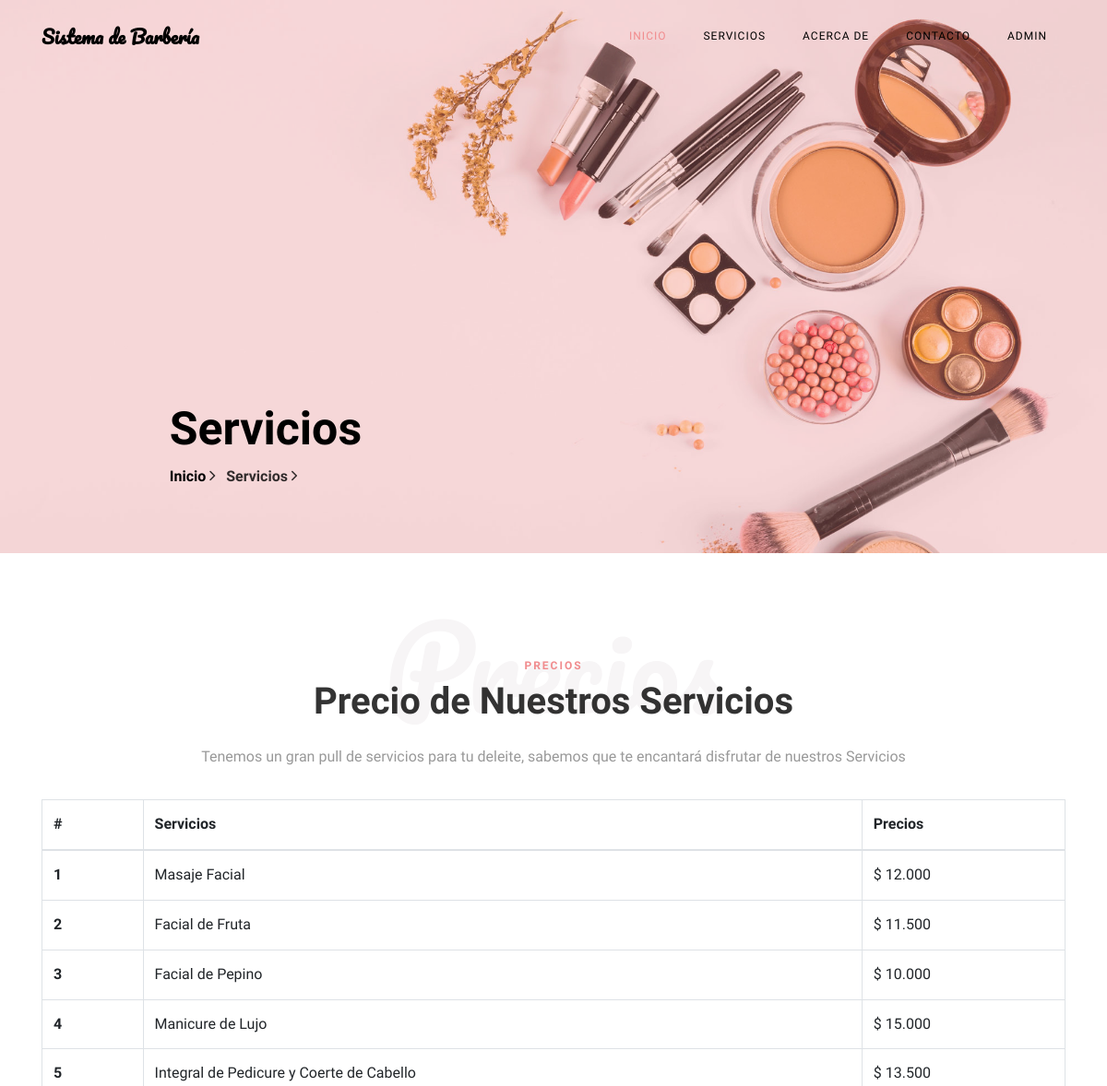
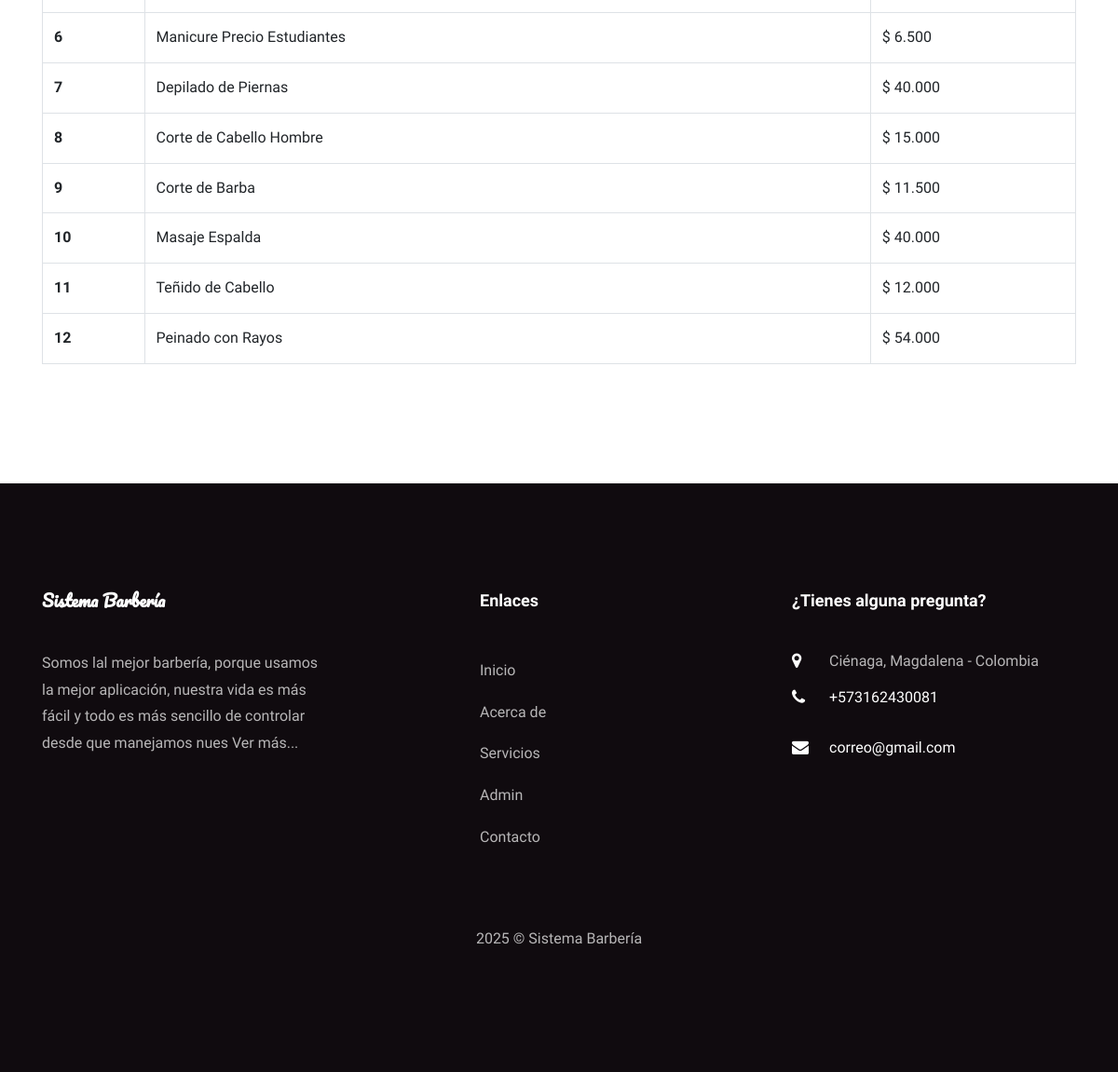
/services.php, run on the app's committed database (2 pictures, top to bottom).
### tables this page shows
CREATE TABLE `tblservices` (
  `ID` int(10) NOT NULL,
  `ServiceName` varchar(200) DEFAULT NULL,
  `Cost` decimal(6,3) DEFAULT NULL,
  `CreationDate` timestamp NULL DEFAULT current_timestamp()
);

CREATE TABLE `tblpage` (
  `ID` int(10) NOT NULL,
  `PageType` varchar(200) DEFAULT NULL,
  `PageTitle` mediumtext DEFAULT NULL,
  `PageDescription` mediumtext DEFAULT NULL,
  `Email` varchar(200) DEFAULT NULL,
  `MobileNumber` bigint(10) DEFAULT NULL,
  `UpdationDate` date DEFAULT NULL,
  `Timing` varchar(200) NOT NULL
);

### services.php (the view, shortened to what this page needs)
<?php
include('includes/dbconnection.php');
  ?>
<!DOCTYPE html>
<html lang="en">
  <head>
    <link rel="stylesheet" href="css/open-iconic-bootstrap.min.css">
    <link rel="stylesheet" href="css/animate.css">
    <link rel="stylesheet" href="css/owl.carousel.min.css">
    <link rel="stylesheet" href="css/owl.theme.default.min.css">
    <link rel="stylesheet" href="css/magnific-popup.css">
    <link rel="stylesheet" href="css/aos.css">
    <link rel="stylesheet" href="css/ionicons.min.css">
    <link rel="stylesheet" href="css/bootstrap-datepicker.css">
    <link rel="stylesheet" href="css/jquery.timepicker.css">
    <link rel="stylesheet" href="css/flaticon.css">
    <link rel="stylesheet" href="css/icomoon.css">
    <link rel="stylesheet" href="css/style.css">
  </head>
  <body>
	  <?php include_once('includes/header.php');?>
    <section class="hero-wrap hero-wrap-2" style="background-image: url('images/bg-2.jpg');" data-stellar-background-ratio="0.5">
      <div class="overlay"></div>
      <div class="container">
        <div class="row no-gutters slider-text js-fullheight align-items-end justify-content-center">
          <div class="col-md-9 ftco-animate pb-5">
            <h2 class="mb-0 bread">Servicios</h2>
            <p class="breadcrumbs"><span class="mr-2"><a href="index.php">Inicio <i class="ion-ios-arrow-forward"></i></a></span> <span>Servicios <i class="ion-ios-arrow-forward"></i></span></p>
          </div>
        </div>
      </div>
    </section>
    <section class="ftco-section ftco-pricing">
			<div class="container">
				<div class="row justify-content-center pb-3">
          <div class="col-md-10 heading-section text-center ftco-animate">
          	<h1 class="big">Precios</h1>
          	<span class="subheading">Precios</span>
            <h2 class="mb-4">Precio de Nuestros Servicios</h2>
            <p>Tenemos un gran pull de servicios para tu deleite, sabemos que te encantará disfrutar de nuestros Servicios</p>
          </div>
        </div>
            <table class="table table-bordered"> <thead> <tr> <th>#</th> <th>Servicios</th> <th>Precios</th> </tr> </thead> <tbody>
<?php
$ret=mysqli_query($con,"select *from  tblservices");
$cnt=1;
while ($row=mysqli_fetch_array($ret)) {
?>
             <tr> <th scope="row"><?php echo $cnt;?></th> <td><?php  echo $row['ServiceName'];?></td> <td>$ <?php  echo $row['Cost'];?></td> </tr>   <?php
$cnt=$cnt+1;
}?></tbody> </table>
			</div>
		</section>
    <?php include_once('includes/footer.php');?>
  </body>
</html>

### includes/footer.php (shortened to what this page needs)
 <?php
include('includes/dbconnection.php');
?>
 <footer class="ftco-footer ftco-section">
      <div class="container">
        <div class="row mb-5">
          <div class="col-md">
            <div class="ftco-footer-widget mb-4">
              <h2 class="ftco-heading-2 logo">Sistema Barbería</h2>
              <?php
$ret=mysqli_query($con,"select * from tblpage where PageType='aboutus' ");
while ($row=mysqli_fetch_array($ret)) {
?>
              <p><?php  echo substr($row['PageDescription'],0,200);?> <a href="about.php">Ver más...</a></p><?php } ?>
            </div>
          </div>
          <div class="col-md" style="padding-left: 150px">
             <div class="ftco-footer-widget mb-4">
              <h2 class="ftco-heading-2">Enlaces</h2>
              <ul class="list-unstyled">
                <li><a href="index.php" class="py-2 d-block">Inicio</a></li>
                <li><a href="about.php" class="py-2 d-block">Acerca de</a></li>
                <li><a href="services.php" class="py-2 d-block">Servicios</a></li>
                <li><a href="admin/index.php" class="py-2 d-block">Admin</a></li>
                <li><a href="contact.php" class="py-2 d-block">Contacto</a></li>
              </ul>
            </div>
          </div>
          <div class="col-md">
            <div class="ftco-footer-widget mb-4">
            	<h2 class="ftco-heading-2">¿Tienes alguna pregunta?</h2>
            	<div class="block-23 mb-3">
                <?php
$ret=mysqli_query($con,"select * from tblpage where PageType='contactus' ");
while ($row=mysqli_fetch_array($ret)) {
?>
	              <ul>
	                <li><span class="icon icon-map-marker"></span><span class="text"><?php  echo $row['PageDescription'];?></span></li>
	                <li><a href="#"><span class="icon icon-phone"></span><span class="text">+<?php  echo $row['MobileNumber'];?></span></a></li>
	                <li><a href="#"><span class="icon icon-envelope"></span><span class="text"><?php  echo $row['Email'];?></span></a></li>
	              </ul>
	            </div>
               <?php } ?>
            </div>
          </div>
        </div>
        <div class="row">
          <div class="col-md-12 text-center">
            <p>
  2025 &copy; Sistema Barbería </p>
          </div>
        </div>
      </div>
    </footer>

### css/icomoon.css (style rules this page uses)
[class^="icon-"], [class*=" icon-"] { font-family: 'icomoon' !important; speak: none; font-style: normal; font-weight: normal; font-variant: normal; text-transform: none; line-height: 1; -webkit-font-smoothing: antialiased; -moz-osx-font-smoothing: grayscale; }
.icon-map-marker:before { content: "\f041"; }
.icon-phone:before { content: "\f095"; }
.icon-envelope:before { content: "\f0e0"; }

### data on the page
tblservices: ServiceName "Masaje Facial", Cost "12.000"
tblservices: ServiceName "Facial de Fruta", Cost "11.500"
tblservices: ServiceName "Facial de Pepino", Cost "10.000"
tblservices: ServiceName "Manicure de Lujo", Cost "15.000"
tblservices: ServiceName "Integral de Pedicure y Coerte de Cabello", Cost "13.500"
tblservices: ServiceName "Manicure Precio Estudiantes", Cost "6.500"
tblservices: ServiceName "Depilado de Piernas", Cost "40.000"
tblservices: ServiceName "Corte de Cabello Hombre", Cost "15.000"
tblservices: ServiceName "Corte de Barba", Cost "11.500"
tblservices: ServiceName "Masaje Espalda", Cost "40.000"
tblservices: ServiceName "Teñido de Cabello", Cost "12.000"
tblservices: ServiceName "Peinado con Rayos", Cost "54.000"
tblpage: PageDescription "Somos lal mejor barbería, porque usamos la mejor aplicación, nuestra vida es más fácil y todo es más sencillo de controlar desde que manejamos nues"
tblpage: PageDescription "Ciénaga, Magdalena - Colombia", MobileNumber "573162430081", Email "correo@gmail.com"
